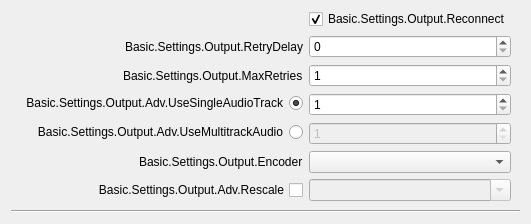
               <widget class="QWidget" name="advOutputStreamTab">
                <attribute name="title">
                 <string>Basic.Settings.Output.Adv.Streaming</string>
                </attribute>
                <layout class="QVBoxLayout" name="verticalLayout_12">
                 <property name="topMargin">
                  <number>0</number>
                 </property>
                 <item alignment="Qt::AlignTop">
                  <widget class="QWidget" name="widget_4" native="true">
                   <layout class="QVBoxLayout" name="verticalLayout_14">
                    <property name="spacing">
                     <number>0</number>
                    </property>
                    <property name="leftMargin">
                     <number>0</number>
                    </property>
                    <property name="topMargin">
                     <number>0</number>
                    </property>
                    <property name="rightMargin">
                     <number>0</number>
                    </property>
                    <property name="bottomMargin">
                     <number>0</number>
                    </property>
                    <item>
                     <widget class="QWidget" name="advOutTopContainer" native="true">
                      <property name="sizePolicy">
                       <sizepolicy hsizetype="Preferred" vsizetype="Maximum">
                        <horstretch>0</horstretch>
                        <verstretch>0</verstretch>
                       </sizepolicy>
                      </property>
                      <layout class="QFormLayout" name="formLayout_7">
                       <property name="labelAlignment">
                        <set>Qt::AlignRight|Qt::AlignTrailing|Qt::AlignVCenter</set>
                       </property>
                       <item row="1" column="0">
                        <widget class="QLabel" name="label_27">
                         <property name="minimumSize">
                          <size>
                           <width>170</width>
                           <height>0</height>
                          </size>
                         </property>
                         <property name="text">
                          <string>Basic.Settings.Output.RetryDelay</string>
                         </property>
                         <property name="alignment">
                          <set>Qt::AlignRight|Qt::AlignTrailing|Qt::AlignVCenter</set>
                         </property>
                        </widget>
                       </item>
                       <item row="1" column="1">
                        <widget class="QSpinBox" name="advOutRetryDelay">
                         <property name="maximum">
                          <number>30</number>
                         </property>
                        </widget>
                       </item>
                       <item row="0" column="1">
                        <widget class="QCheckBox" name="advOutReconnect">
                         <property name="text">
                          <string>Basic.Settings.Output.Reconnect</string>
                         </property>
                         <property name="checked">
                          <bool>true</bool>
                         </property>
                        </widget>
                       </item>
                       <item row="2" column="0">
                        <widget class="QLabel" name="label_26">
                         <property name="text">
                          <string>Basic.Settings.Output.MaxRetries</string>
                         </property>
                        </widget>
                       </item>
                       <item row="2" column="1">
                        <widget class="QSpinBox" name="advOutMaxRetries">
                         <property name="minimum">
                          <number>1</number>
                         </property>
                         <property name="maximum">
                          <number>10000</number>
                         </property>
                        </widget>
                       </item>
                       <item row="3" column="0">
                        <widget class="QRadioButton" name="advOutSingleTrack">
                         <property name="layoutDirection">
                          <enum>Qt::RightToLeft</enum>
                         </property>
                         <property name="text">
                          <string>Basic.Settings.Output.Adv.UseSingleAudioTrack</string>
                         </property>
                         <property name="checked">
                          <bool>true</bool>
                         </property>
                        </widget>
                       </item>
                       <item row="3" column="1">
                        <widget class="QSpinBox" name="advOutAudioTrack">
                         <property name="minimum">
                          <number>1</number>
                         </property>
                         <property name="maximum">
                          <number>4</number>
                         </property>
                        </widget>
                       </item>
                       <item row="4" column="0">
                        <widget class="QRadioButton" name="advOutMultitrack">
                         <property name="layoutDirection">
                          <enum>Qt::RightToLeft</enum>
                         </property>
                         <property name="text">
                          <string>Basic.Settings.Output.Adv.UseMultitrackAudio</string>
                         </property>
                        </widget>
                       </item>
                       <item row="4" column="1">
                        <widget class="QSpinBox" name="advOutTrackCount">
                         <property name="enabled">
                          <bool>false</bool>
                         </property>
                         <property name="minimum">
                          <number>1</number>
                         </property>
                         <property name="maximum">
                          <number>4</number>
                         </property>
                        </widget>
                       </item>
                       <item row="6" column="1">
                        <widget class="QComboBox" name="advOutRescale">
                         <property name="enabled">
                          <bool>false</bool>
                         </property>
                         <property name="editable">
                          <bool>true</bool>
                         </property>
                        </widget>
                       </item>
                       <item row="6" column="0">
                        <widget class="QCheckBox" name="advOutUseRescale">
                         <property name="sizePolicy">
                          <sizepolicy hsizetype="Minimum" vsizetype="Expanding">
                           <horstretch>0</horstretch>
                           <verstretch>0</verstretch>
                          </sizepolicy>
                         </property>
                         <property name="layoutDirection">
                          <enum>Qt::RightToLeft</enum>
                         </property>
                         <property name="text">
                          <string>Basic.Settings.Output.Adv.Rescale</string>
                         </property>
                        </widget>
                       </item>
                       <item row="5" column="1">
                        <widget class="QComboBox" name="advOutEncoder"/>
                       </item>
                       <item row="5" column="0">
                        <widget class="QLabel" name="advOutEncLabel">
                         <property name="text">
                          <string>Basic.Settings.Output.Encoder</string>
                         </property>
                        </widget>
                       </item>
                      </layout>
                     </widget>
                    </item>
                    <item>
                     <widget class="Line" name="line_4">
                      <property name="orientation">
                       <enum>Qt::Horizontal</enum>
                      </property>
                     </widget>
                    </item>
                   </layout>
                  </widget>
                 </item>
                </layout>
               </widget>
